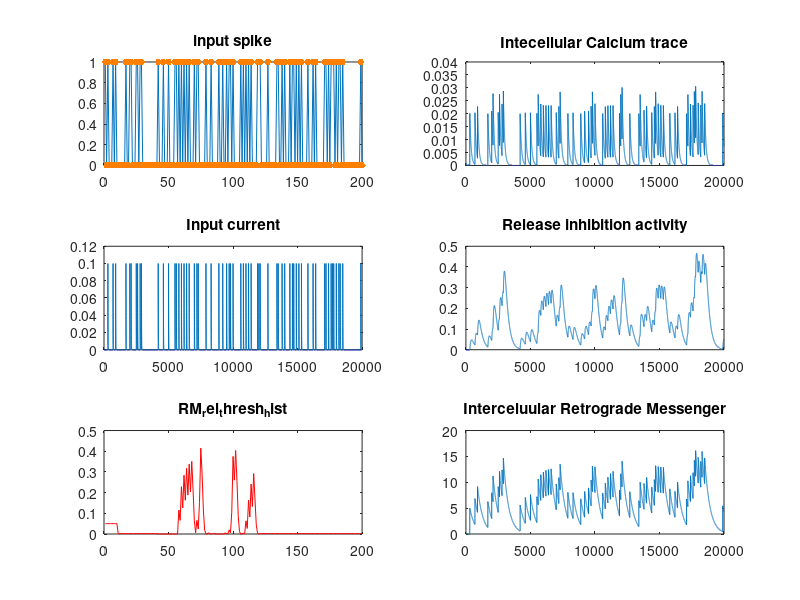
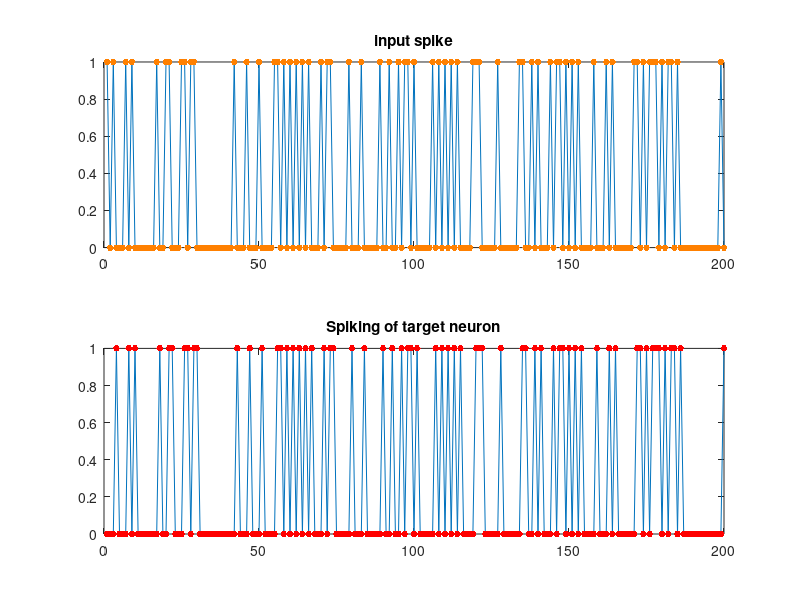

Write MATLAB code to recreate these figures, in order.

%%%% Matlab code for spiking neural network in the paper
%%%'The dependence of neuronal encoding efficiency on Hebbian plasticity 
%%% and homeostatic regulation of neurotransmitter release'
%%% Faghihi etal., front. in cellular neuroscience 2015
%%% Written by Faramarz Faghihi


close all
clear all
clc

%%%%%%%%%% Probabilistic spike train generation %%%%%%%%%%

number_timebins = 200;
n = number_timebins;
firing_prob = 0.35;
p = firing_prob;
I1 = zeros(1,n);

for i1 = 1:n
    ran1 = rand (1,n);
    I1 = ran1 <= p;
end

spike = zeros(1,100*n);

for j = 1:n
    spike(j*100) = I1(1,j);
end


%-----------------------------------------------------------------------

x=0.1;y=1;xx=0.001;z=1;yy=0.001;ZZ=0.001;ZZZ=0.001;xxx=0.001;xxxx=0.0001;
sigma = 1000 ; alpha = 1000000 ; beta = 0.001 ;
ta_I = 10;ta_ca = 100;ta_RM1=100;ta_release = 10;ta_RM=1;

I_to_PostSyn = zeros(1,100); I_to_PostSyn_hist = zeros(1,n*100);

ca = zeros(1,100); Ca_hist = zeros(1,n*100);
RM1=zeros(1,100); RM_hist= zeros(1,n*100);
Relase_act=zeros(1,100);Relase_act_hist= zeros(1,n*100);

SI=zeros(1,n);Sca=zeros(1,n);

Release_binary = 1; Rel_act = zeros(1,100); RM_rel_thresh = 0.002;alpha = 0.0001;
RM_tot=zeros(1,100);
nn=200;
S=zeros(1,100);
%
n=200;
AAA = zeros(1,100);
RM_rel_thresh_hist=zeros(1,200)+0.002;

RM_rel_thresh_hist(1,1:10)=0.05;

%-------------------------------------------------------------------------

%%%%%%%%% Integrate Fire model%%%%%%%%%%

tau = 0.0154;                                   % Decay rate of membrane potential in IF model based on physiological data
Dt = 0.01;                                          % Integration step
V_reset = -40.2;                                       % Reset potential
V_resting = -84;                                       % Resting potential
V_thres = -25.8;                                           % Thereshold potential
%%%%%%%%%%%%%%%%%
VNum_SN1 = -84*ones(1,n);
VLN1 = -84*ones(1,n);

spikeNum_SN_list1 = zeros(1,n);
spikeSN1 = zeros(1,200);
%%%%%%%%%%%%%
VNum_SN2 = -84*ones(1,n);
VLN2 = -84*ones(1,n);

spikeNum_SN_list2 = zeros(1,n);
spikeSN2 = zeros(1,200);

%--------------------------------------------------------------------------

post_spike=1;

for i=2:200
    
    RM_rel_thresh;
    %%%%%%%%%%%%%%
    RM_rel_thresh_hist(1,1)=0.05;
    if i>40 & i< 120
        p2 = RM_rel_thresh;
        I2 = zeros(1,200);
        
        for i2 = 1:200
            ran2 = rand (1,200);
            I2 = ran2 <= p2;
        end
        pos = randi(length(I2));
        Release_binary= I2(pos);
        if Release_binary==0
            x=i;
        end
    else (Release_binary==1)
    end
    
    %-----------------------------------------------------------------
    
    RM1=zeros(1,100);
    I_to_PostSyn = zeros(1,100);
    I_to_PostSyn(1,1)=0.000001;ca(1,1)=xx;A=y;B=z;
    
    %%%%%%%% current in one time bin %%%%%%%%%%%%%%%%%%%%%%%%%%%%%%%%
    
    mu1=0.1;
    for j=1:100
        
        if j==1
            
            I_to_PostSyn (1,j+1) = I_to_PostSyn(1,j) - (I_to_PostSyn (1,j)/ta_I)+ Release_binary*spike(1,A)*mu1;
            
        else
            I_to_PostSyn (1,j+1) = I_to_PostSyn(1,j) - (I_to_PostSyn (1,j)/ta_I);
        end
        
    end
    
    x=I_to_PostSyn(1,100);
    S(i)=100000000*sum(x);
    I_to_PostSyn_hist(1,A:A+100) = I_to_PostSyn;
    y=100*i;
    SI=40*sum(I_to_PostSyn);
    
    
    %%%%%%%%  Calcium one second %%%%%%%%%%%%%%%
    
    ca(1,1)=xx;
    B=z;
    mu2=0.02;
    for j=1:100
        
        if j==1
            
            ca (1,j+1) = ca(1,j) - (ca (1,j)/ta_ca)+ spike(1,B)*mu2;
            
        else
            ca(1,j+1) = ca(1,j) - (ca (1,j)/ta_ca);
        end
        
    end
    
    xx=ca(1,100);
    Ca_hist(1,B:B+100) = ca;
    z=100*i;
    Sca(1,i)=sum(Ca_hist(1,B:B+100));
    
    %%%%%%%%%%%% RM production one second %%%%%%%%%%%%%%
    
    RM=SI*SI/(1+SI*SI);
    RM_tot=RM;
    
    mu3=5;
    %%%%%%%%%%% RM dynamics one second %%%%%%%%%%%%%
    RM1(1,1)=xxx;
    ta_RM1=400;
    for j=1:100
        
        if j==1
            RM1(1,j+1) =mu3*RM_tot+ RM1(1,j) - (RM1(1,j)/ta_RM1) ;
        end
        
        if j>1
            RM1(1,j+1) = RM1(1,j) - (RM1(1,j)/ta_RM1) ;
            
        end
        
        
    end
    RM2=0.5*RM1;
    RM_hist(1,A:A+100) = abs(RM1);
    xxx=RM1(1,100);
    
    ZZZ=RM1(1,100);
    
    
    %%%%%%%%%% Release Inhibition activity one second %%%%%%%%%%
    
    ta_release = 250;
    Relase_act(1,1)=xxxx;
    mu4=0.02;
    for ii=1:100
        
        Relase_act(1,ii+1) = Relase_act(1,ii) - (Relase_act(1,ii)/ta_release)+mu4*RM2(1,ii)*ca(1,ii);
        
        xxxx=Relase_act(1,100);
    end
    
    Relase_act_hist(1,A:A+100) = abs(Relase_act);
    
    Rel_act(1,i)= Relase_act(1,100); %%%%%%%%%%%%%%%%%%%%%%%%%%%%%
    
    yy = Relase_act(1,100);
    
    %%%%%%%%%%%%% Updating release inhibition threhold %%%%%%%%%%%%%%%
    
    
    alpha = 1-exp(-0.1/yy);
    
    RM_rel_thresh = 1-exp(-alpha/yy);%%%%%%%%%%%%%%%%%%%%%%%
    if i>40 & i< 120
        RM_rel_thresh_hist(1,i+1)=1-RM_rel_thresh;
    end
    
    %-------------------------------------------------------------------------
    
    spikeSN2(1,1)=1;
    
    if (i>1 )
        
        VNum_SN1(1,i) = VNum_SN1(1,i - 1)+Dt*(1/tau*(V_resting - VNum_SN1(1,i - 1))) +S(i);
        
        if  VNum_SN1(1,i) > V_thres
            
            spikeNum_SN_list1(1,i) = 1;
            VNum_SN1(1,i) = V_reset;
            
        end%if VPN1
        
        spikeSN1 = spikeNum_SN_list1;
        
    end%
    
end
%
subplot(3,2,1)

plot(I1,'MarkerFaceColor',[1 0 0],'MarkerEdgeColor',[1 0.5 0],'MarkerSize',15,...
    'Marker','.');
title('input spike')

%

subplot(3,2,3)
plot(I_to_PostSyn_hist)
title('Input current')
% %

subplot(3,2,5)
plot(RM_rel_thresh_hist,'Color',[1 0 0])
title('RM_rel_thresh_hist')


%


subplot(3,2,2)
plot(Ca_hist)
title('Intecellular Calcium trace')



% % % % % %
subplot(3,2,4)
plot(Relase_act_hist)
title('Release inhibition activity')
%

subplot(3,2,6)
plot(RM_hist)
title('Interceluular Retrograde Messenger')
%
figure
subplot(2,1,1)

plot(I1,'MarkerFaceColor',[1 0 0],'MarkerEdgeColor',[1 0.5 0],'MarkerSize',15,...
    'Marker','.');
title('input spike')
%

subplot(2,1,2)

S = sum(spikeSN1)/100;
plot(spikeSN1,'MarkerFaceColor',[1 0 0],'MarkerEdgeColor',[1 0 0],'MarkerSize',15,...
    'Marker','.');
title('Spiking of target neuron')

%
